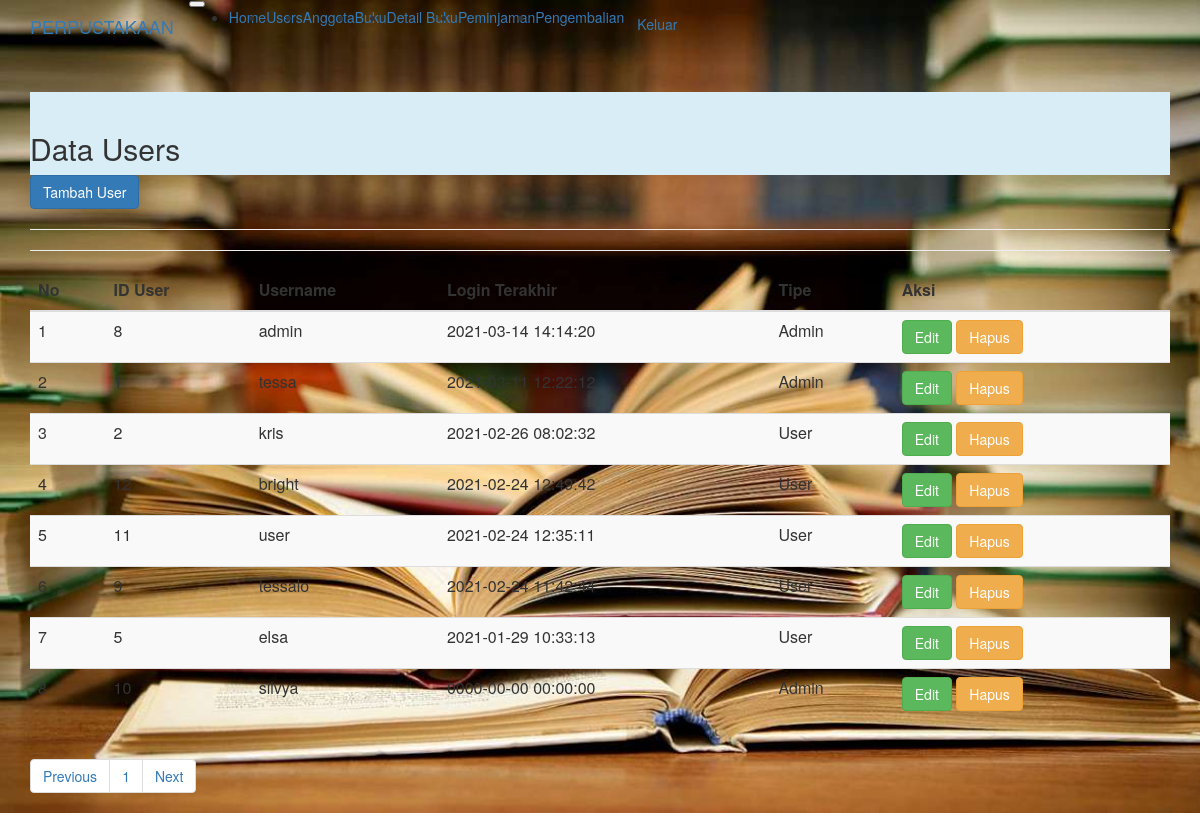
The page /users.php (signed in) on the database its author committed.
### tables this page shows
CREATE TABLE `users` (
  `iduser` int(5) NOT NULL,
  `username` varchar(50) NOT NULL,
  `password` varchar(255) NOT NULL,
  `lastlogin` datetime NOT NULL,
  `type` char(1) NOT NULL
);

### koneksi.php (called while the page is built, shortened)
<?php
	class database{
		var $host 	= "localhost";
		var $uname	= "root";
		var $passw	= "";
		var $db 	= "perpustakaan";
		function __construct(){
			$this->koneksi = mysqli_connect(
				$this->host,
				$this->uname,
				$this->passw,
				$this->db);
		}
		function tampil_user(){
			$query = mysqli_query($this->koneksi,"select * from users");
			$data = $query->num_rows;
			return $data;
		}
		function tampil_user_paging($awal,$batas){
			$data = mysqli_query($this->koneksi,"select * from users order by lastlogin desc limit $awal,$batas");
			while($row = mysqli_fetch_array($data)){
				$hasil[] = $row;
			}
			$jml = $data->num_rows;
			if ($jml != 0){
				return $hasil;
			}
		}
	}
?>

### view_users.php (the view)
<div class="table-responsive">
<table class="table table-striped">
<a href="tambah_user.php" class="btn btn-primary">Tambah User</a>
<hr><hr>
	<thead class="thead-dark">
	<tr>
		<th>No</th>
		<th>ID User</th>
		<th>Username</th>
		<th>Login Terakhir</th>
		<th>Tipe</th>
		<th>Aksi</th>
	</tr>
	</thead>
	<tbody>
	<?php
		foreach($data_users as $row){
	?>
	<tr>
		<td><?php echo $nomor++; ?></td>
		<td><?php echo $row['iduser']; ?></td>
		<td><?php echo $row['username']; ?></td>
		<td><?php echo $row['lastlogin']; ?></td>
		<?php
			$cektype = $row['type'];
			if($cektype=='A'){
				$typenya="Admin";
				echo "<td class='table-warning'>$typenya</td>";
			}else{
				$typenya="User";
				echo "<td class='table-primary'>$typenya</td>";
			}
		?>
		<td>
			<a class="btn btn-success" a href="edit_user.php?iduser=<?php echo $row['iduser']; ?>">Edit</a>
			<a class="btn btn-warning" a href="proses.php?aksi=hapus_user&iduser=
			<?php echo $row['iduser']; ?>
			"onclick='return confirm("Apakah Yakin Ingin Menghapus?")'>Hapus</a>
		</td>
		<?php
			}
		?>
		</tr>
		</tbody>
	</table>
	<nav>
		<ul class="pagination justify-content-center">
			<li class="page-item">
				<a class="page-link" <?php if($halaman > 1) {echo "href='?halaman=$previous'";} ?>>Previous</a>
			</li>
			<?php
			for($x=1;$x<=$total_halaman;$x++){
				?>
				<li class="page-item"><a class="page-link" href="?halaman=<?php echo $x ?>"><?php echo $x; ?></a></li>
				<?php
			}
			?>
			<li class="page-item">
				<a class="page-link" <?php if($halaman < $total_halaman) {echo "href='?halaman=$next'";} ?>>Next</a>
			</li>
		</ul>
	</nav>
</div>

### users.php (style rules this page uses)
body { background-image: url('buku5.jpg'); background-repeat: no-repeat; background-size: cover; }

### rows shown on the page
users: iduser "8", username "admin", lastlogin "2021-03-14 14:14:20", type "Admin"
users: iduser "1", username "tessa", lastlogin "2021-03-11 12:22:12", type "Admin"
users: iduser "2", username "kris", lastlogin "2021-02-26 08:02:32", type "User"
users: iduser "12", username "bright", lastlogin "2021-02-24 12:49:42", type "User"
users: iduser "11", username "user", lastlogin "2021-02-24 12:35:11", type "User"
users: iduser "9", username "tessalo", lastlogin "2021-02-24 11:42:44", type "User"
users: iduser "5", username "elsa", lastlogin "2021-01-29 10:33:13", type "User"
users: iduser "10", username "silvya", lastlogin "0000-00-00 00:00:00", type "Admin"
